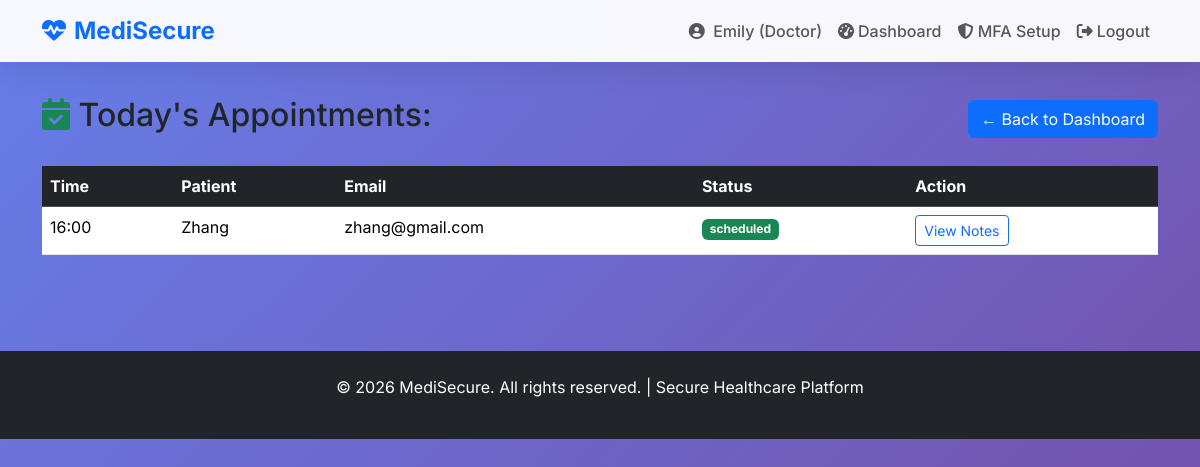
Page /doctor/appointments (signed in) on the committed database.
### app.py (models this page shows, shortened)
class User(UserMixin, db.Model):
    id = db.Column(db.Integer, primary_key=True)
    full_name = db.Column(db.String(100), nullable=False)
    email = db.Column(db.String(120), unique=True, nullable=False)
    password_hash = db.Column(db.String(255), nullable=False)
    mfa_secret = db.Column(db.String(32), nullable=True)
    mfa_enabled = db.Column(db.Boolean, default=False)
    role = db.Column(db.String(20), default='patient')  # 'admin', 'doctor', 'patient'
    specialty = db.Column(db.String(50), nullable=True)

class Appointment(db.Model):
    id = db.Column(db.Integer, primary_key=True)
    patient_name = db.Column(db.String(100), nullable=False)
    patient_email = db.Column(db.String(120), nullable=False)
    doctor_id = db.Column(db.Integer, db.ForeignKey('user.id'))
    doctor = db.relationship('User', backref='doctor_appointments')
    date_time = db.Column(db.DateTime, nullable=False)
    status = db.Column(db.String(20), default='scheduled')

### app.py (the view)
@app.route('/doctor/appointments')
@login_required
def doctor_appointments():
    if current_user.role != 'doctor':
        flash('Doctor access only!', 'danger')
        return redirect(url_for('home'))
    from datetime import date, datetime
    today = date.today()
    appts = Appointment.query.filter(
        Appointment.doctor_id == current_user.id,
        Appointment.date_time >= datetime.combine(today, datetime.min.time()),
        Appointment.date_time <= datetime.combine(today, datetime.max.time())
    ).order_by(Appointment.date_time).all()
    return render_template('doctor_appointments.html', appointments=appts)

### app.py (called while the page is built)
@login_manager.user_loader
@login_manager.user_loader
def load_user(user_id):
    return User.query.get(int(user_id))

### templates/doctor_appointments.html (shortened to what this page needs)
{% extends "base.html" %}
{% block content %}
<div class="container mt-5">
    <div class="d-flex justify-content-between align-items-center mb-4">
        <h2><i class="fas fa-calendar-check text-success"></i> Today's Appointments:</h2>
        <a href="{{ url_for('doctor_dashboard') }}" class="btn btn-primary">← Back to Dashboard</a>
    </div>
    {% if appointments %}
    <div class="table-responsive">
        <table class="table table-hover">
            <thead class="table-dark">
                <tr>
                    <th>Time</th>
                    <th>Patient</th>
                    <th>Email</th>
                    <th>Status</th>
                    <th>Action</th>
                </tr>
            </thead>
            <tbody>
                {% for appt in appointments %}
                <tr>
                    <td>{{ appt.date_time.strftime('%H:%M') }}</td>
                    <td>{{ appt.patient_name }}</td>
                    <td>{{ appt.patient_email }}</td>
                    <td><span class="badge bg-success">{{ appt.status }}</span></td>
                    <td>
                        <button class="btn btn-sm btn-outline-primary">View Notes</button>
                    </td>
                </tr>
                {% endfor %}
            </tbody>
        </table>
    </div>
    {% else %}
    <div class="text-center py-5">
        <i class="fas fa-calendar-times fa-3x text-muted mb-3"></i>
        <h4>No appointments today</h4>
        <p class="text-muted">Your schedule is clear.</p>
    </div>
    {% endif %}
</div>
{% endblock %}

### templates/base.html (shortened to what this page needs)
<!DOCTYPE html>
<html lang="en">
<head>
    <link href="https://cdn.jsdelivr.net/npm/bootstrap@5.3.3/dist/css/bootstrap.min.css" rel="stylesheet">
    <link href="https://cdnjs.cloudflare.com/ajax/libs/font-awesome/6.5.1/css/all.min.css" rel="stylesheet">
</head>
<body>
    <nav class="navbar navbar-expand-lg navbar-light fixed-top">
        <div class="container">
            <a class="navbar-brand text-primary" href="{{ url_for('home') }}">
                <i class="fas fa-heartbeat me-2"></i>MediSecure
            </a>
            <div class="collapse navbar-collapse" id="navbarNav">
                <ul class="navbar-nav ms-auto">
                    {% if current_user.is_authenticated %}
                        <li class="nav-item">
                            <span class="nav-link">
                                <i class="fas fa-user-circle me-1"></i>
                                {{ current_user.full_name }} ({{ current_user.role.title() }})
                            </span>
                        </li>
                        <li class="nav-item">
                            <a class="nav-link" href="{{ url_for('dashboard') }}">
                                <i class="fas fa-tachometer-alt me-1"></i>Dashboard
                            </a>
                        </li>
                        <a href="{{ url_for('mfa_setup') }}" class="nav-link">
                            <i class="fas fa-shield-alt"></i> MFA Setup
                        </a>
                        <li class="nav-item">
                            <a class="nav-link" href="{{ url_for('logout') }}">
                                <i class="fas fa-sign-out-alt me-1"></i>Logout
                            </a>
                        </li>
                    {% endif %}
                </ul>
            </div>
        </div>
    </nav>
    <main class="pt-5">
        <div class="container-fluid">
            {% block content %}{% endblock %}
        </div>
    </main>
    <footer class="bg-dark text-white text-center py-4 mt-5">
        <p>&copy; 2026 MediSecure. All rights reserved. | Secure Healthcare Platform</p>
    </footer>
</body>
</html>

### templates/base.html (style rules this page uses)
* { font-family: 'Inter', sans-serif; }
body { background: linear-gradient(135deg, #667eea 0%, #764ba2 100%); min-height: 100vh; margin: 0; }
.navbar { background: rgba(255,255,255,0.95) !important; backdrop-filter: blur(20px); box-shadow: 0 8px 32px rgba(0,0,0,0.1); }
.navbar-brand { font-weight: 700; font-size: 1.5rem; }
.navbar-nav .nav-link { font-weight: 500; }
main { padding: 2rem 0; }

### rows in the picture
User: full_name "Emily", role "Doctor"
Appointment: date_time "16:00", patient_name "Zhang", patient_email "zhang@gmail.com", status "scheduled"
